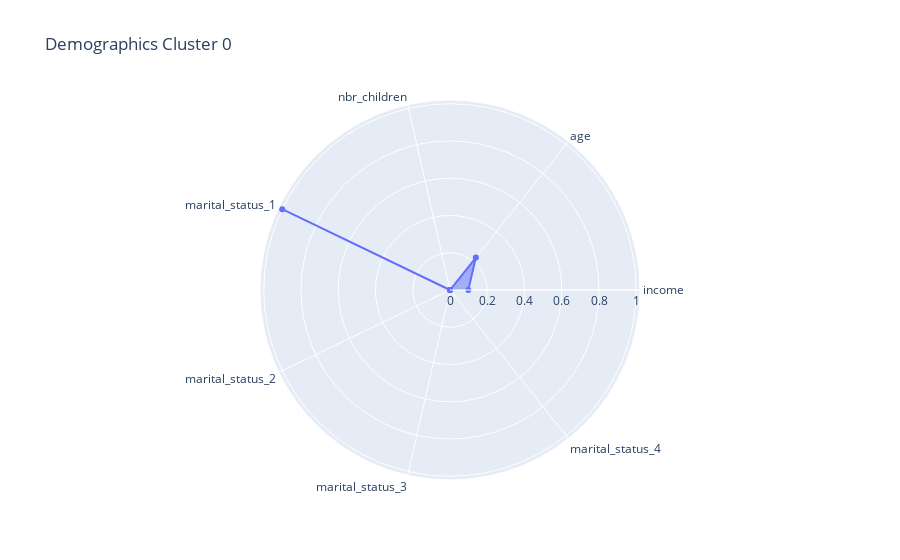

Here is the notebook cell this chart was saved with:
### Code cell
fig = go.Figure()

fig.add_trace(go.Scatterpolar(r = df_normal_zero.mean(), theta = df_normal_zero.columns,fill='toself'))

fig.update_layout(title = 'Demographics Cluster 0')

fig.show()

### Figure 1 — Plotly figure (JSON) as saved in the notebook; plotly's stock layout.template omitted (floating-point values rounded to 4 significant figures)
{"data": [{"fill": "toself", "r": [0.09828, 0.2227, 0, 1, 0, 0, 0], "theta": ["income", "age", "nbr_children", "marital_status_1", "marital_status_2", "marital_status_3", "marital_status_4"], "type": "scatterpolar"}], "layout": {"title": {"text": "Demographics Cluster 0"}}}
